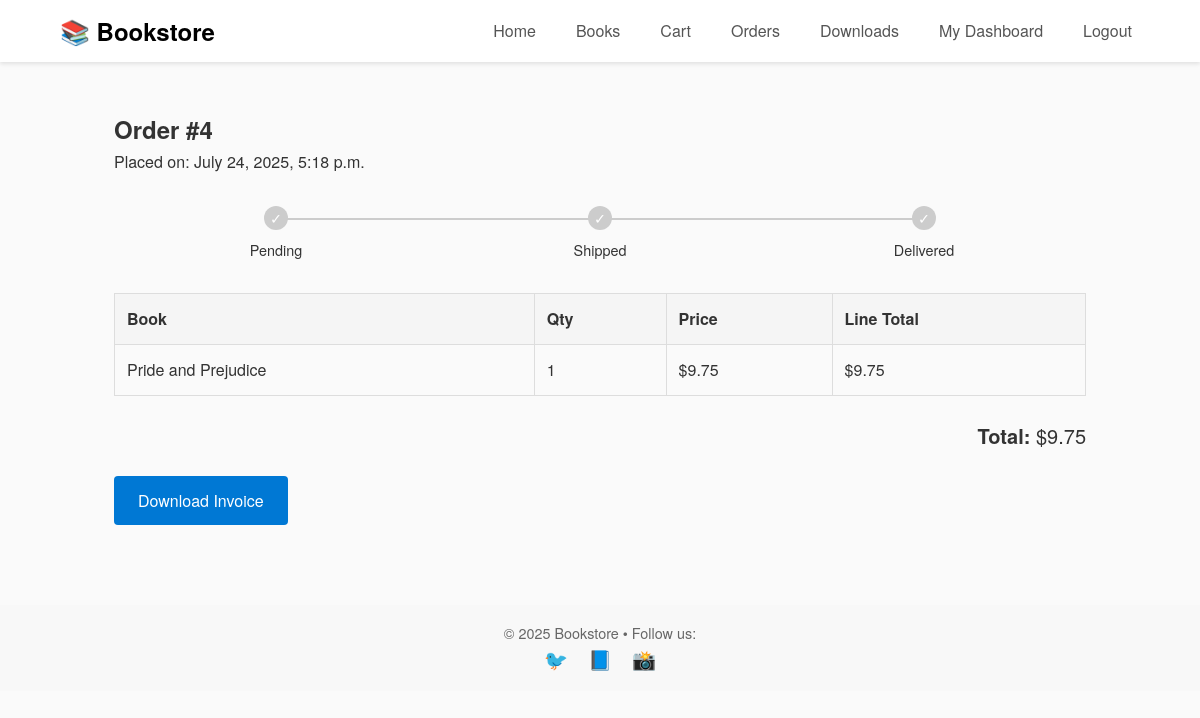
Page /orders/4/ (signed in) on the committed database.
### store/models.py (models this page shows, shortened)
class Order(models.Model):
    STATUS_CHOICES = [
        ('pending',   'Pending'),
        ('paid',      'Paid'),
        ('shipped',   'Shipped'),
        ('delivered', 'Delivered'),
        ('cancelled', 'Cancelled'),
    ]
    user        = models.ForeignKey(User, on_delete=models.CASCADE)
    created     = models.DateTimeField(auto_now_add=True)
    status      = models.CharField(max_length=10, choices=STATUS_CHOICES, default='pending')
    full_name   = models.CharField(max_length=100)
    address     = models.CharField(max_length=255)
    city        = models.CharField(max_length=100)
    postal_code = models.CharField(max_length=20)
    country     = models.CharField(max_length=100)
    @property
    def total(self):
        return sum(item.price * item.quantity for item in self.items.all())

class OrderItem(models.Model):
    order    = models.ForeignKey(Order, on_delete=models.CASCADE, related_name='items')
    book     = models.ForeignKey('Book', on_delete=models.CASCADE)
    price    = models.DecimalField(max_digits=6, decimal_places=2)
    quantity = models.PositiveIntegerField(default=1)

class Book(models.Model):
    FORMAT_CHOICES = (
        ('ebook', 'E‑Book'),
        ('hardcopy', 'Hardcopy'),
    )
    title       = models.CharField(max_length=200)
    slug        = models.SlugField(blank=True, unique=True)
    author      = models.CharField(max_length=150)
    isbn        = models.CharField(max_length=13, unique=True)
    price       = models.DecimalField(max_digits=6, decimal_places=2)
    stock       = models.PositiveIntegerField(default=0)
    language    = models.ForeignKey(Language, on_delete=models.SET_NULL, null=True)
    book_format = models.CharField(max_length=10, choices=FORMAT_CHOICES, default='hardcopy')
    description = models.TextField()
    preview     = models.FileField(upload_to='previews/', blank=True, null=True)
    cover_img   = models.ImageField(upload_to='covers/', blank=True, null=True)
    rating      = models.DecimalField(max_digits=2, decimal_places=1, default=0.0)
    category    = models.ForeignKey(Category, on_delete=models.SET_NULL, null=True)
    publisher   = models.ForeignKey(Publisher, on_delete=models.SET_NULL, null=True)
    created     = models.DateTimeField(auto_now_add=True, null=True)

### store/views.py (the view)
# urls.py: path('orders/<int:order_id>/',         views.order_detail,  name='order_detail'),
@login_required
def order_detail(request, order_id):
    order = get_object_or_404(Order, id=order_id, user=request.user)
    return render(request, 'order_detail.html', {'order': order})

### templates/order_detail.html (shortened to what this page needs)
{% extends 'base.html' %}
{% block content %}
<div class="container mt-1">
  <h2>Order #{{ order.id }}</h2>
  <p>Placed on: {{ order.created }}</p>
  <ul class="timeline">
    <li class="{% if order.status == 'pending' %}active{% elif order.status == 'shipped' or order.status == 'delivered' or order.status == 'cancelled' %}complete{% endif %}">
      <div class="circle">✓</div><p>Pending</p>
    </li>
    <li class="{% if order.status == 'shipped' %}active{% elif order.status == 'delivered' or order.status == 'cancelled' %}complete{% endif %}">
      <div class="circle">✓</div><p>Shipped</p>
    </li>
    <li class="{% if order.status == 'delivered' %}active{% endif %}">
      <div class="circle">✓</div><p>Delivered</p>
    </li>
  </ul>
  <table class="orders-table">
    <thead>
      <tr>
        <th>Book</th><th>Qty</th><th>Price</th><th>Line Total</th>
      </tr>
    </thead>
    <tbody>
      {% for item in order.items.all %}
      <tr>
        <td>{{ item.book.title }}</td>
        <td>{{ item.quantity }}</td>
        <td>${{ item.price }}</td>
        <td>${{ item.price|floatformat:2|add:'0'|floatformat:2 }}</td>
      </tr>
      {% endfor %}
    </tbody>
  </table>
  <p class="order-total"><strong>Total:</strong> ${{ order.total }}</p>
  <div class="order-actions">
    <a href="{% url 'invoice_pdf' order.id %}" class="btn">Download Invoice</a>
  </div>
</div>
{% endblock %}

### static/css/style.css (style rules this page uses)
* { margin: 0; padding: 0; box-sizing: border-box; }
body { font-family: 'Helvetica Neue', sans-serif; color: #333; line-height: 1.6; background: #fafafa; }
a { text-decoration: none; }
.container { width: 90%; max-width: 1200px; margin: 0 auto; }
.mt-1 { margin-top: 1rem; }
.btn { display: inline-block; background: #0078d4; color: #fff; border: none; padding: 0.75rem 1.5rem; border-radius: 4px; cursor: pointer; transition: background 0.3s; }
.orders-table { width: 100%; border-collapse: collapse; margin: 1.5rem 0; }
.orders-table th, .orders-table td { border: 1px solid #ddd; padding: 0.75rem; text-align: left; }
.orders-table th { background: #f5f5f5; }
.timeline { display: flex; justify-content: space-between; list-style: none; padding: 0; margin: 2rem 0; }
.timeline li { position: relative; text-align: center; flex: 1; }
.timeline li:not(:last-child)::after { content: ''; position: absolute; top: 12px; right: -50%; width: 100%; height: 2px; background: #ccc; z-index: -1; }
.timeline li .circle { width: 24px; height: 24px; background: #ccc; border-radius: 50%; margin: 0 auto 0.5rem; line-height: 24px; color: white; font-size: 0.9rem; }
.timeline li p { margin-top: 0.25rem; font-size: 0.9rem; }
.order-total { font-size: 1.25rem; text-align: right; margin-top: 1rem; }
.order-actions { margin-top: 1.5rem; display: flex; gap: 1rem; align-items: center; }

### rows in the picture
Order: id "4", created "July 24, 2025, 5:18 p.m.", total "9.75"
OrderItem: book "Pride and Prejudice", quantity "1", price "9.75", price|add "9.75"
